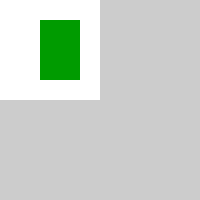
Frame 1 (no input)
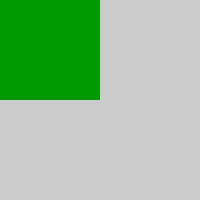
Frame 60 (the mouse pressed at the canvas centre just before this capture)
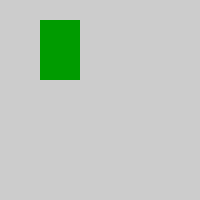
Frame 120 (the mouse held since frame 60 and released just before this capture)

The Processing sketch that drew these frames (run headless with seeded random() and noise(); from frame 60 on, the mouse is pressed at the canvas centre):

// Processing sketch: Excserice_23_2
// ── Excserice_23_2.pde
//23.2. 
void setup() { 
  size(200, 200);
  background(255);
  noStroke(); 
  
}
void draw() {
  background(204);
  if ((mouseX <= 50) && (mouseY <= 50)) {
    rect(0, 0, 100, 100); // Upper-left
  } 
  else if ((mouseX <= 50) && (mouseY > 50)) {
    rect(0, 150, 200, 200); // Lower-left
  } 
  else if ((mouseX > 50) && (mouseY < 50)) {
    rect(80, 0, 100, 100); // Upper-right } else {
    rect(80, 700, 130, 120); // Lower-right }
  }
  if ((mouseX > 40) && (mouseX < 80) &&
    (mouseY > 20) && (mouseY < 80)) {
    fill(200,0,150);
  } 
  else {
    fill(0,155,0);
  }
  rect(40, 20, 40, 60);
}
